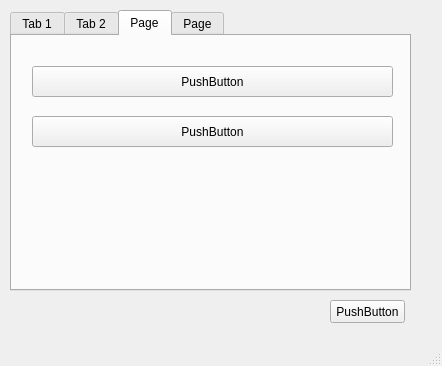
<?xml version="1.0" encoding="UTF-8"?>
<ui version="4.0">
 <class>MainWindow</class>
 <widget class="QMainWindow" name="MainWindow">
  <property name="geometry">
   <rect>
    <x>0</x>
    <y>0</y>
    <width>442</width>
    <height>366</height>
   </rect>
  </property>
  <property name="windowTitle">
   <string>MainWindow</string>
  </property>
  <widget class="QWidget" name="centralwidget">
   <widget class="QTabWidget" name="tabWidget_principal">
    <property name="geometry">
     <rect>
      <x>10</x>
      <y>10</y>
      <width>401</width>
      <height>281</height>
     </rect>
    </property>
    <property name="currentIndex">
     <number>2</number>
    </property>
    <widget class="QWidget" name="tab_informediario">
     <attribute name="title">
      <string>Tab 1</string>
     </attribute>
     <widget class="QLabel" name="label_fechainicio">
      <property name="geometry">
       <rect>
        <x>20</x>
        <y>20</y>
        <width>71</width>
        <height>21</height>
       </rect>
      </property>
      <property name="text">
       <string>TextLabel</string>
      </property>
     </widget>
     <widget class="QGroupBox" name="groupBox_tipoinforme">
      <property name="geometry">
       <rect>
        <x>50</x>
        <y>120</y>
        <width>131</width>
        <height>111</height>
       </rect>
      </property>
      <property name="title">
       <string>GroupBox</string>
      </property>
      <widget class="QRadioButton" name="radioButton_otsabiertas">
       <property name="geometry">
        <rect>
         <x>20</x>
         <y>50</y>
         <width>101</width>
         <height>18</height>
        </rect>
       </property>
       <property name="text">
        <string>RadioButton</string>
       </property>
      </widget>
      <widget class="QRadioButton" name="radioButton_erroresot">
       <property name="geometry">
        <rect>
         <x>20</x>
         <y>80</y>
         <width>101</width>
         <height>18</height>
        </rect>
       </property>
       <property name="text">
        <string>RadioButton</string>
       </property>
      </widget>
      <widget class="QRadioButton" name="radioButton_informediario">
       <property name="geometry">
        <rect>
         <x>20</x>
         <y>20</y>
         <width>101</width>
         <height>18</height>
        </rect>
       </property>
       <property name="sizePolicy">
        <sizepolicy hsizetype="Expanding" vsizetype="Fixed">
         <horstretch>0</horstretch>
         <verstretch>0</verstretch>
        </sizepolicy>
       </property>
       <property name="text">
        <string>RadioButton</string>
       </property>
      </widget>
     </widget>
     <widget class="QPushButton" name="pushButton_generarinforme">
      <property name="geometry">
       <rect>
        <x>230</x>
        <y>150</y>
        <width>121</width>
        <height>61</height>
       </rect>
      </property>
      <property name="text">
       <string>PushButton</string>
      </property>
     </widget>
     <widget class="QDateEdit" name="dateEdit_fechainicio">
      <property name="geometry">
       <rect>
        <x>100</x>
        <y>20</y>
        <width>121</width>
        <height>21</height>
       </rect>
      </property>
     </widget>
     <widget class="QDateEdit" name="dateEdit_fechafin">
      <property name="geometry">
       <rect>
        <x>100</x>
        <y>60</y>
        <width>121</width>
        <height>21</height>
       </rect>
      </property>
     </widget>
     <widget class="QLabel" name="label_fechafin">
      <property name="geometry">
       <rect>
        <x>20</x>
        <y>60</y>
        <width>71</width>
        <height>21</height>
       </rect>
      </property>
      <property name="text">
       <string>TextLabel</string>
      </property>
     </widget>
    </widget>
    <widget class="QWidget" name="tab_datoseficiencia">
     <attribute name="title">
      <string>Tab 2</string>
     </attribute>
     <widget class="QPushButton" name="pushButton_saphistoricoot">
      <property name="geometry">
       <rect>
        <x>20</x>
        <y>30</y>
        <width>361</width>
        <height>31</height>
       </rect>
      </property>
      <property name="text">
       <string>PushButton</string>
      </property>
     </widget>
     <widget class="QPushButton" name="pushButton_tiemposproduccion">
      <property name="geometry">
       <rect>
        <x>20</x>
        <y>80</y>
        <width>361</width>
        <height>31</height>
       </rect>
      </property>
      <property name="text">
       <string>PushButton</string>
      </property>
     </widget>
    </widget>
    <widget class="QWidget" name="tab_mp">
     <attribute name="title">
      <string>Page</string>
     </attribute>
     <widget class="QPushButton" name="pushButton_adherencia_mp">
      <property name="geometry">
       <rect>
        <x>20</x>
        <y>30</y>
        <width>361</width>
        <height>31</height>
       </rect>
      </property>
      <property name="text">
       <string>PushButton</string>
      </property>
     </widget>
     <widget class="QPushButton" name="pushButton_ratio_mp_mc">
      <property name="geometry">
       <rect>
        <x>20</x>
        <y>80</y>
        <width>361</width>
        <height>31</height>
       </rect>
      </property>
      <property name="text">
       <string>PushButton</string>
      </property>
     </widget>
    </widget>
    <widget class="QWidget" name="tab_costes">
     <attribute name="title">
      <string>Page</string>
     </attribute>
     <widget class="QPushButton" name="pushButton_actualizarcostes">
      <property name="geometry">
       <rect>
        <x>20</x>
        <y>30</y>
        <width>361</width>
        <height>31</height>
       </rect>
      </property>
      <property name="text">
       <string>PushButton</string>
      </property>
     </widget>
     <widget class="QPushButton" name="pushButton_actualizarrepuestos">
      <property name="geometry">
       <rect>
        <x>20</x>
        <y>80</y>
        <width>361</width>
        <height>31</height>
       </rect>
      </property>
      <property name="text">
       <string>PushButton</string>
      </property>
     </widget>
    </widget>
   </widget>
   <widget class="QPushButton" name="pushButton_salir">
    <property name="geometry">
     <rect>
      <x>330</x>
      <y>300</y>
      <width>75</width>
      <height>23</height>
     </rect>
    </property>
    <property name="text">
     <string>PushButton</string>
    </property>
   </widget>
  </widget>
  <widget class="QMenuBar" name="menubar">
   <property name="geometry">
    <rect>
     <x>0</x>
     <y>0</y>
     <width>442</width>
     <height>21</height>
    </rect>
   </property>
  </widget>
  <widget class="QStatusBar" name="statusbar"/>
 </widget>
 <resources/>
 <connections/>
</ui>
